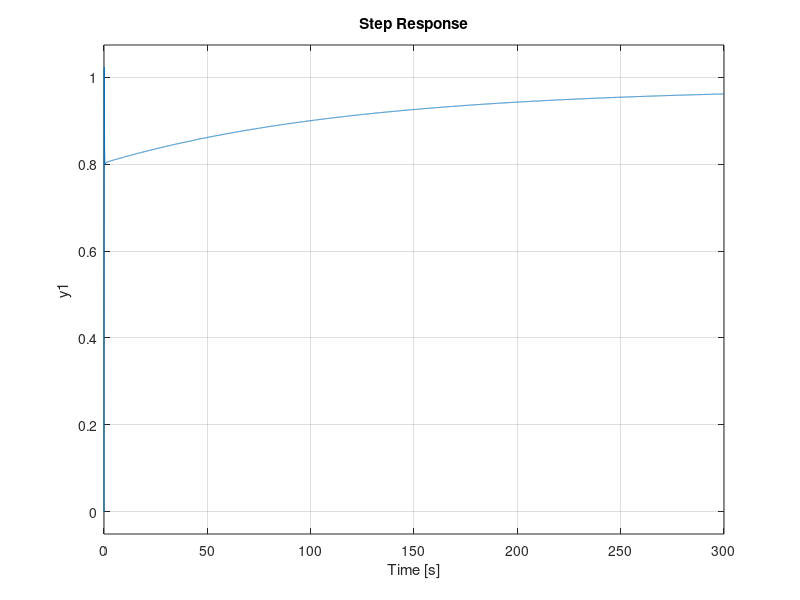

This figure's MATLAB source:
%Función de transferencia
Gs = tf([-5.428],[1 0.1339 54.1]);

%Controlador Adelanto/atraso
C = zpk([-5.33 -5 -0.01],[-3.74 -0.001],-5.6978);

%Función compensada a lazo cerrado
Gc = feedback(C*Gs,1);

%Respuesta al escalón

step(Gc)